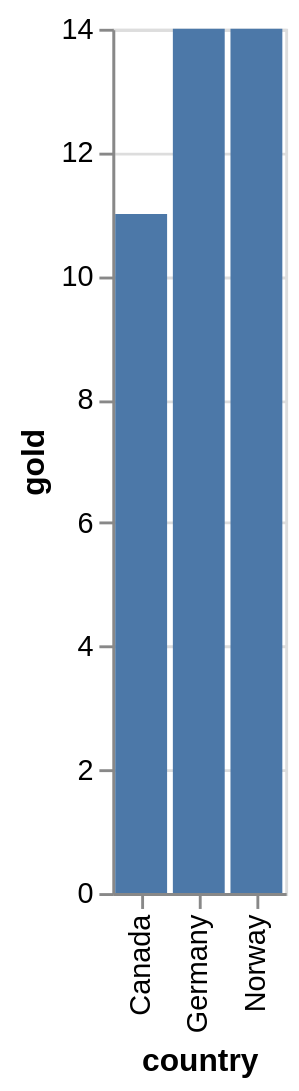

The specification (Vega-Lite) saved for this image:
### Vega specification from a JSON file in a GitHub repository (floating-point values rounded to 4 significant figures)
{"$schema": "https://vega.github.io/schema/vega/v5.json", "background": "white", "padding": 5, "height": 300, "style": "cell", "data": [{"name": "source_0", "values": [{"country": "Norway", "type": "gold", "count": 14}, {"country": "Norway", "type": "silver", "count": 14}, {"country": "Norway", "type": "bronze", "count": 11}, {"country": "Germany", "type": "gold", "count": 14}, {"country": "Germany", "type": "silver", "count": 10}, {"country": "Germany", "type": "bronze", "count": 7}, {"country": "Canada", "type": "gold", "count": 11}, {"country": "Canada", "type": "silver", "count": 8}, {"country": "Canada", "type": "bronze", "count": 10}]}, {"name": "data_0", "source": "source_0", "transform": [{"type": "pivot", "field": "type", "value": "count", "groupby": ["country"]}, {"type": "stack", "groupby": ["country"], "field": "gold", "sort": {"field": [], "order": []}, "as": ["gold_start", "gold_end"], "offset": "zero"}, {"type": "filter", "expr": "isValid(datum[\"gold\"]) && isFinite(+datum[\"gold\"])"}]}], "signals": [{"name": "x_step", "value": 20}, {"name": "width", "update": "bandspace(domain('x').length, 0.1, 0.05) * x_step"}], "marks": [{"name": "marks", "type": "rect", "style": ["bar"], "from": {"data": "data_0"}, "encode": {"update": {"fill": {"value": "#4c78a8"}, "ariaRoleDescription": {"value": "bar"}, "description": {"signal": "\"country: \" + (isValid(datum[\"country\"]) ? datum[\"country\"] : \"\"+datum[\"country\"]) + \"; gold: \" + (format(datum[\"gold\"], \"\"))"}, "x": {"scale": "x", "field": "country"}, "width": {"signal": "max(0.25, bandwidth('x'))"}, "y": {"scale": "y", "field": "gold_end"}, "y2": {"scale": "y", "field": "gold_start"}}}}], "scales": [{"name": "x", "type": "band", "domain": {"data": "data_0", "field": "country", "sort": true}, "range": {"step": {"signal": "x_step"}}, "paddingInner": 0.1, "paddingOuter": 0.05}, {"name": "y", "type": "linear", "domain": {"data": "data_0", "fields": ["gold_start", "gold_end"]}, "range": [{"signal": "height"}, 0], "nice": true, "zero": true}], "axes": [{"scale": "y", "orient": "left", "gridScale": "x", "grid": true, "tickCount": {"signal": "ceil(height/40)"}, "domain": false, "labels": false, "aria": false, "maxExtent": 0, "minExtent": 0, "ticks": false, "zindex": 0}, {"scale": "x", "orient": "bottom", "grid": false, "title": "country", "labelAlign": "right", "labelAngle": 270, "labelBaseline": "middle", "zindex": 0}, {"scale": "y", "orient": "left", "grid": false, "title": "gold", "labelOverlap": true, "tickCount": {"signal": "ceil(height/40)"}, "zindex": 0}]}
